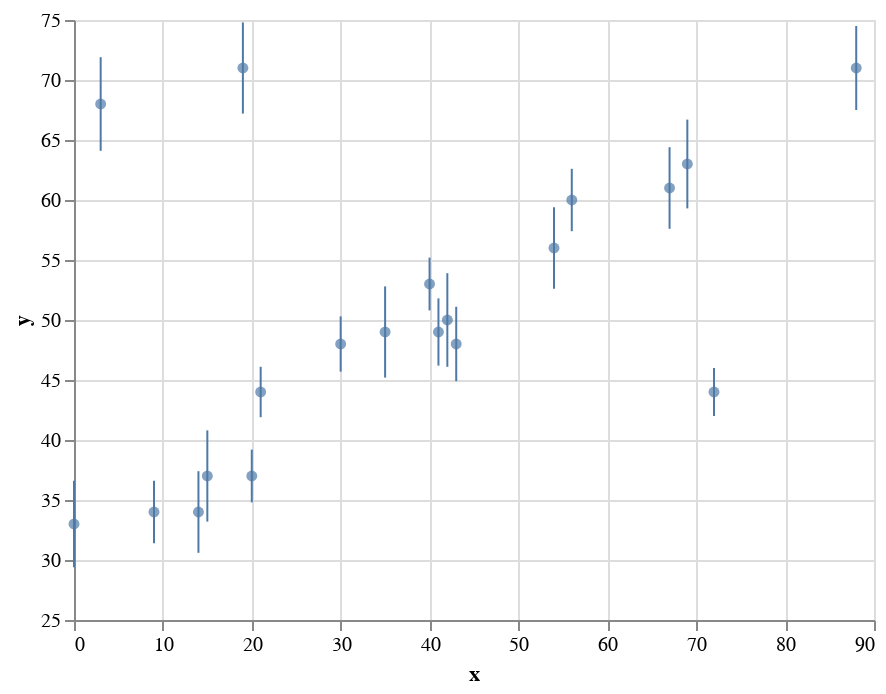

Notebook source saved alongside this figure:
### Code cell
error_bars = (
    altair.Chart()
    .mark_errorbar(color=BLUE)
    .encode(altair.X("x"), altair.Y("y"), altair.YError("err"))
)
points = (
    altair.Chart()
    .mark_circle(color=BLUE)
    .encode(x=altair.X("x"), y=altair.Y("y", scale=altair.Scale(zero=False)))
)
altair.layer(points, error_bars, data=pd.DataFrame({"x": x, "y": y, "err": err}))

### Figure 1 — Vega-Lite specification as saved in the notebook (floating-point values rounded to 4 significant figures)
{"config": {"view": {"continuousWidth": 400, "continuousHeight": 300}}, "layer": [{"mark": {"type": "circle", "color": "#4e79a7"}, "encoding": {"x": {"field": "x", "type": "quantitative"}, "y": {"field": "y", "scale": {"zero": false}, "type": "quantitative"}}}, {"mark": {"type": "errorbar", "color": "#4e79a7"}, "encoding": {"x": {"field": "x", "type": "quantitative"}, "y": {"field": "y", "type": "quantitative"}, "yError": {"field": "err"}}}], "data": {"name": "data-f3d943561f3e17e4f3ee5f1e4a597fcc"}, "$schema": "https://vega.github.io/schema/vega-lite/v4.17.0.json", "datasets": {"data-f3d943561f3e17e4f3ee5f1e4a597fcc": [{"x": 0.0, "y": 33.0, "err": 3.6}, {"x": 3.0, "y": 68.0, "err": 3.9}, {"x": 9.0, "y": 34.0, "err": 2.6}, {"x": 14.0, "y": 34.0, "err": 3.4}, {"x": 15.0, "y": 37.0, "err": 3.8}, {"x": 19.0, "y": 71.0, "err": 3.8}, {"x": 20.0, "y": 37.0, "err": 2.2}, {"x": 21.0, "y": 44.0, "err": 2.1}, {"x": 30.0, "y": 48.0, "err": 2.3}, {"x": 35.0, "y": 49.0, "err": 3.8}, {"x": 40.0, "y": 53.0, "err": 2.2}, {"x": 41.0, "y": 49.0, "err": 2.8}, {"x": 42.0, "y": 50.0, "err": 3.9}, {"x": 43.0, "y": 48.0, "err": 3.1}, {"x": 54.0, "y": 56.0, "err": 3.4}, {"x": 56.0, "y": 60.0, "err": 2.6}, {"x": 67.0, "y": 61.0, "err": 3.4}, {"x": 69.0, "y": 63.0, "err": 3.7}, {"x": 72.0, "y": 44.0, "err": 2.0}, {"x": 88.0, "y": 71.0, "err": 3.5}]}}
